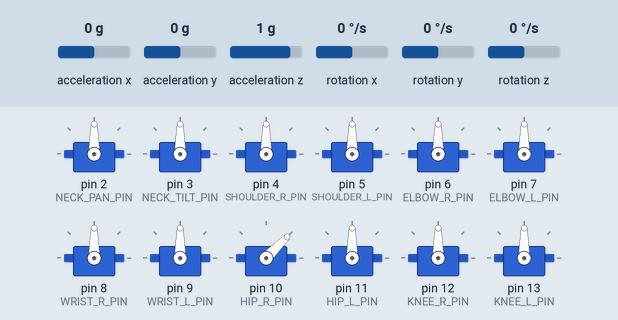
Simulated run of this sketch. Board: Arduino Uno, built with avr-gcc and run on an emulated ATmega328P. On the bench: 12 × servo. Inputs (shaded band) come from the test bench; at power-on: acceleration x 0 g, acceleration y 0 g, acceleration z 1 g, rotation x 0 °/s, rotation y 0 °/s, rotation z 0 °/s. What the sketch prints to the serial monitor is not drawn.

Above: at 7.4 s.
7.5 s: acceleration x set to -1.4 g
At 8.8 s:
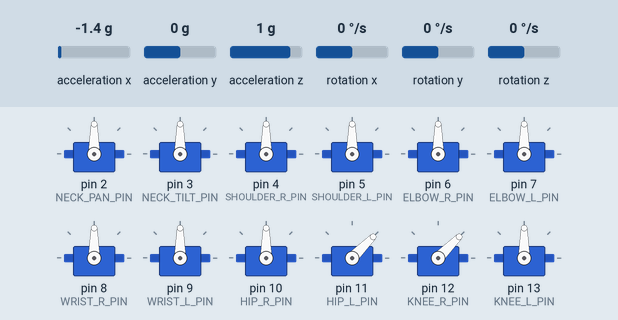
12.5 s: acceleration x set to -0.8 g
At 19.3 s:
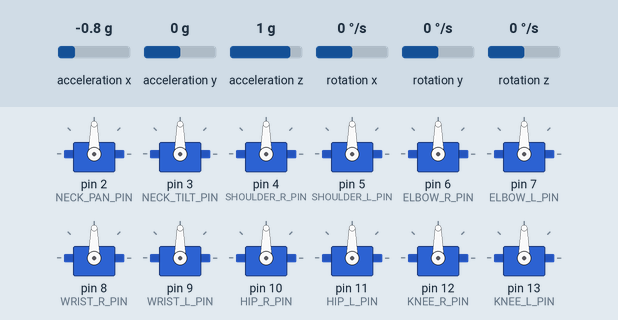
Timing chart, 0 to 22.0 s (numbered marks = the images above; inputs shaded):
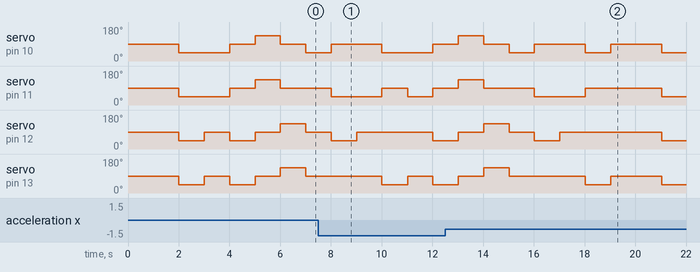

The sketch:

Humanoid_ROBOT.ino
```cpp
#include <Arduino.h>
#include <Servo.h>
#include <Wire.h>
#include <MPU6050.h>

// Define servo motor pins
#define NECK_PAN_PIN 2
#define NECK_TILT_PIN 3
#define SHOULDER_R_PIN 4
#define SHOULDER_L_PIN 5
#define ELBOW_R_PIN 6
#define ELBOW_L_PIN 7
#define WRIST_R_PIN 8
#define WRIST_L_PIN 9
#define HIP_R_PIN 10
#define HIP_L_PIN 11
#define KNEE_R_PIN 12
#define KNEE_L_PIN 13
#define ANKLE_R_PIN 14
#define ANKLE_L_PIN 15

// Define servo motor objects
Servo neckPan, neckTilt;
Servo shoulderR, shoulderL;
Servo elbowR, elbowL;
Servo wristR, wristL;
Servo hipR, hipL;
Servo kneeR, kneeL;
Servo ankleR, ankleL;

// Define MPU6050 object
MPU6050 mpu;

void setup() {
  // Initialize serial communication
  Serial.begin(9600);

  // Initialize servo motors
  neckPan.attach(NECK_PAN_PIN);
  neckTilt.attach(NECK_TILT_PIN);
  shoulderR.attach(SHOULDER_R_PIN);
  shoulderL.attach(SHOULDER_L_PIN);
  elbowR.attach(ELBOW_R_PIN);
  elbowL.attach(ELBOW_L_PIN);
  wristR.attach(WRIST_R_PIN);
  wristL.attach(WRIST_L_PIN);
  hipR.attach(HIP_R_PIN);
  hipL.attach(HIP_L_PIN);
  kneeR.attach(KNEE_R_PIN);
  kneeL.attach(KNEE_L_PIN);
  ankleR.attach(ANKLE_R_PIN);
  ankleL.attach(ANKLE_L_PIN);

  // Initialize MPU6050
  Wire.begin();
  mpu.initialize();
  if (!mpu.testConnection()) {
    Serial.println("Failed to connect to MPU6050");
    while (1) {
      delay(10);
    }
  }

  Serial.println("MPU6050 Connected!");
}

void loop() {
  // Read MPU6050 data
  int16_t ax, ay, az;
  int16_t gx, gy, gz;
  mpu.getMotion6(&ax, &ay, &az, &gx, &gy, &gz);

  // Calculate roll and pitch from accelerometer data
  float roll = atan2(ay, az) * 180 / PI;
  float pitch = atan2(-ax, az) * 180 / PI;

  // Balance the robot
  balanceRobot(roll, pitch);

  // Check if the robot has fallen
  if (isFalling()) {
    standUp();
  }

  // Example movement commands (replace with your control logic)
   moveForward();
   moveBackward();
   moveRight();
   moveLeft();

}

void balanceRobot(float roll, float pitch) {
  // Example balancing logic (you may need to fine-tune the mappings)
  int hipRAngle = map(roll, -45, 45, 45, 135);
  int hipLAngle = map(roll, -45, 45, 135, 45);
  int ankleRAngle = map(pitch, -45, 45, 135, 45);
  int ankleLAngle = map(pitch, -45, 45, 135, 45);

  hipR.write(hipRAngle);
  hipL.write(hipLAngle);
  ankleR.write(ankleRAngle);
  ankleL.write(ankleLAngle);
}

bool isFalling() {
  // Check if the robot is falling based on MPU6050 data
  int16_t ax, ay, az;
  int16_t gx, gy, gz;
  mpu.getMotion6(&ax, &ay, &az, &gx, &gy, &gz);

  // Calculate the total acceleration magnitude
  float accelerationMagnitude = sqrt(ax * ax + ay * ay + az * az) / 16384.0;

  // If the magnitude is below a threshold, the robot is falling
  return accelerationMagnitude < 0.5;
}

void standUp() {
  // Move servos to stand up the robot (example sequence)
  hipR.write(90);
  hipL.write(90);
  kneeR.write(90);
  kneeL.write(90);
  ankleR.write(90);
  ankleL.write(90);
  delay(2000);

  // Additional movements to ensure proper standing posture
  hipR.write(45);
  hipL.write(45);
  kneeR.write(45);
  kneeL.write(45);
  delay(1000);
  hipR.write(90);
  hipL.write(90);
}

void moveForward() {
  // Move the robot forward using a walking motion
  // Example sequence (you may need to fine-tune these values)
  hipR.write(45);
  hipL.write(45);
  kneeR.write(90);
  kneeL.write(90);
  ankleR.write(45);
  ankleL.write(45);
  delay(1000);
  hipR.write(90);
  hipL.write(90);
  kneeR.write(45);
  kneeL.write(45);
  ankleR.write(90);
  ankleL.write(90);
  delay(1000);
}

void moveBackward() {
  // Move the robot backward using a walking motion
  // Example sequence (you may need to fine-tune these values)
  hipR.write(135);
  hipL.write(135);
  kneeR.write(90);
  kneeL.write(90);
  ankleR.write(135);
  ankleL.write(135);
  delay(1000);
  hipR.write(90);
  hipL.write(90);
  kneeR.write(135);
  kneeL.write(135);
  ankleR.write(90);
  ankleL.write(90);
  delay(1000);
}

void moveRight() {
  // Move the robot to the right using a stepping motion
  // Example sequence (you may need to fine-tune these values)
  hipR.write(45);
  hipL.write(90);
  kneeR.write(90);
  kneeL.write(90);
  ankleR.write(45);
  ankleL.write(90);
  delay(1000);
  hipR.write(90);
  hipL.write(45);
  kneeR.write(45);
  kneeL.write(90);
  ankleR.write(90);
  ankleL.write(45);
  delay(1000);
}

void moveLeft() {
  // Move the robot to the left using a stepping motion
  // Example sequence (you may need to fine-tune these values)
  hipR.write(90);
  hipL.write(45);
  kneeR.write(90);
  kneeL.write(90);
  ankleR.write(90);
  ankleL.write(45);
  delay(1000);
  hipR.write(45);
  hipL.write(90);
  kneeR.write(90);
  kneeL.write(45);
  ankleR.write(45);
  ankleL.write(90);
  delay(1000);
}
```
